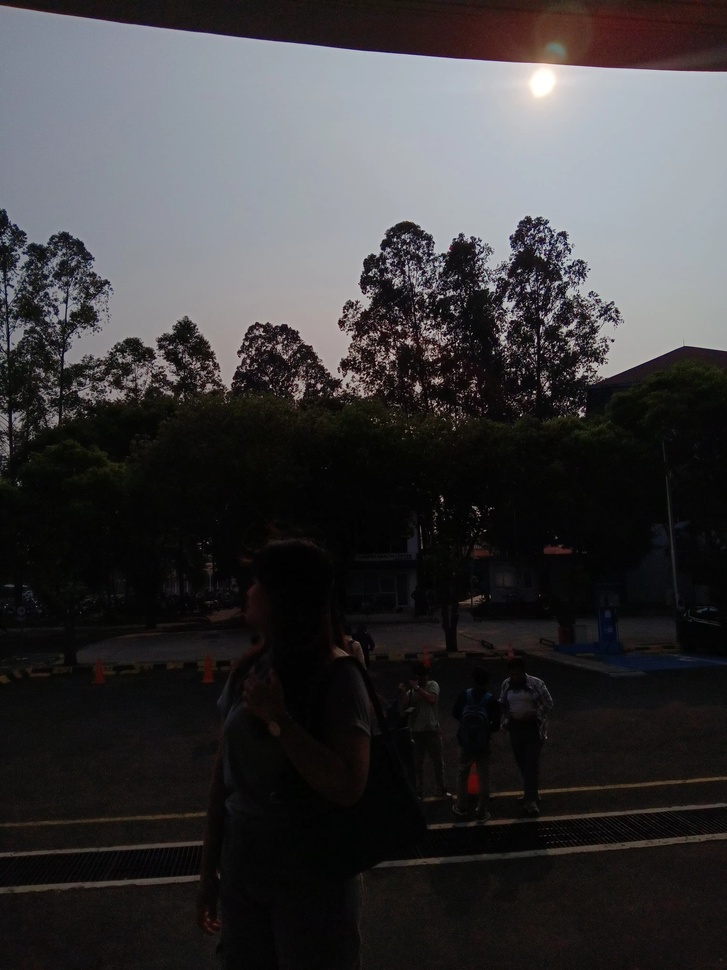
#> input picture Nomor 3.jpg, 727 x 970 px, shrunk from 3060 x 4080 before the run
$ jupyter execute 'UTS PRAKTIKUM No.3.ipynb'
#> lines starting #> are read from the running program, lines starting #| are printed output that depends on the picture
### Import Library

[cell 1]
import cv2
import matplotlib.pyplot as plt
import numpy as np
from PIL import Image

### Membaca Gambar

[cell 2]
img = cv2.imread('Nomor 3.jpg')
#> img is the input picture: shape (970, 727, 3); mean B, G, R 59.2, 57.7, 59

[cell 3]
img.shape
#> Out = (970, 727, 3)

[cell 4]
[baris, kolom] = img.shape[:2]
#> baris = 970; kolom = 727

### Convert BGR to RGB

[cell 5]
rgb = cv2.cvtColor(img, cv2.COLOR_BGR2RGB)

### Convert to GrayScale

[cell 6]
gray = cv2.cvtColor(img, cv2.COLOR_BGR2GRAY)

### Memperbaiki Gambar Backlight

[cell 7]
bright = cv2.convertScaleAbs(gray, alpha=1.5, beta=100)
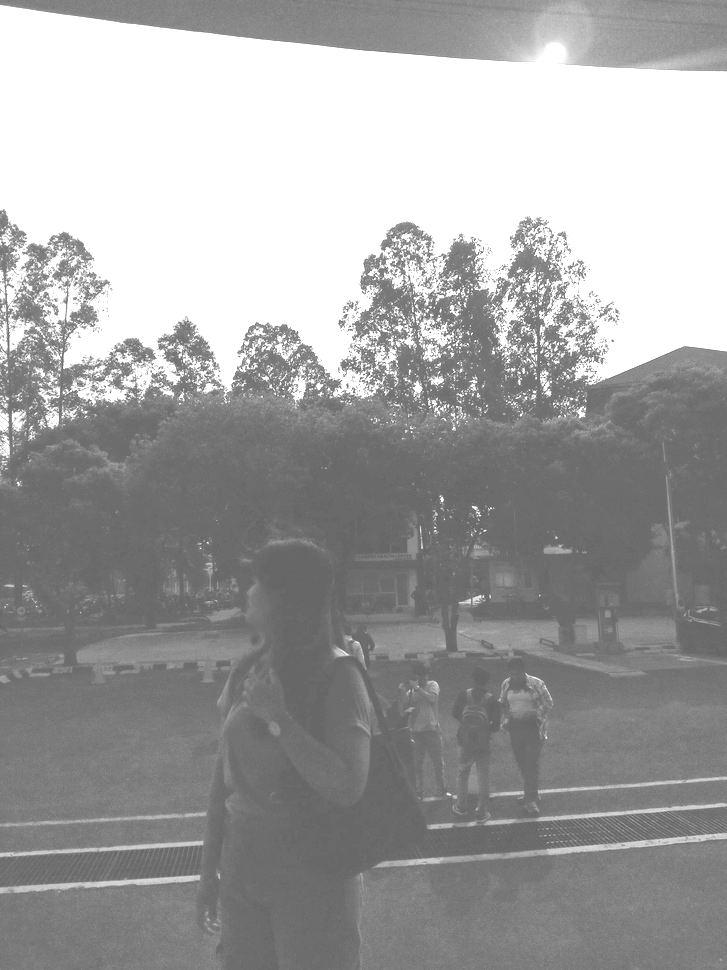
#> bright: shape (970, 727); min 100, max 255, mean 161.9

[cell 8]
contrast = cv2.convertScaleAbs(gray, alpha=2.0, beta=75)
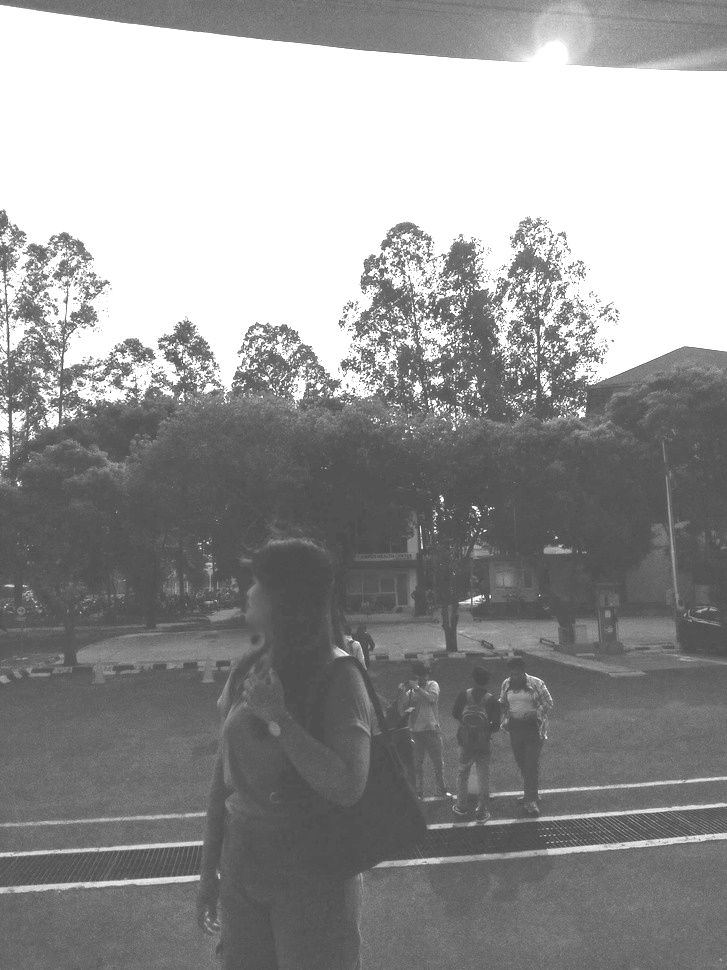
#> contrast: shape (970, 727); min 75, max 255, mean 150

[cell 9]
bright_contrast = cv2.convertScaleAbs(gray, alpha=2.0, beta=150)
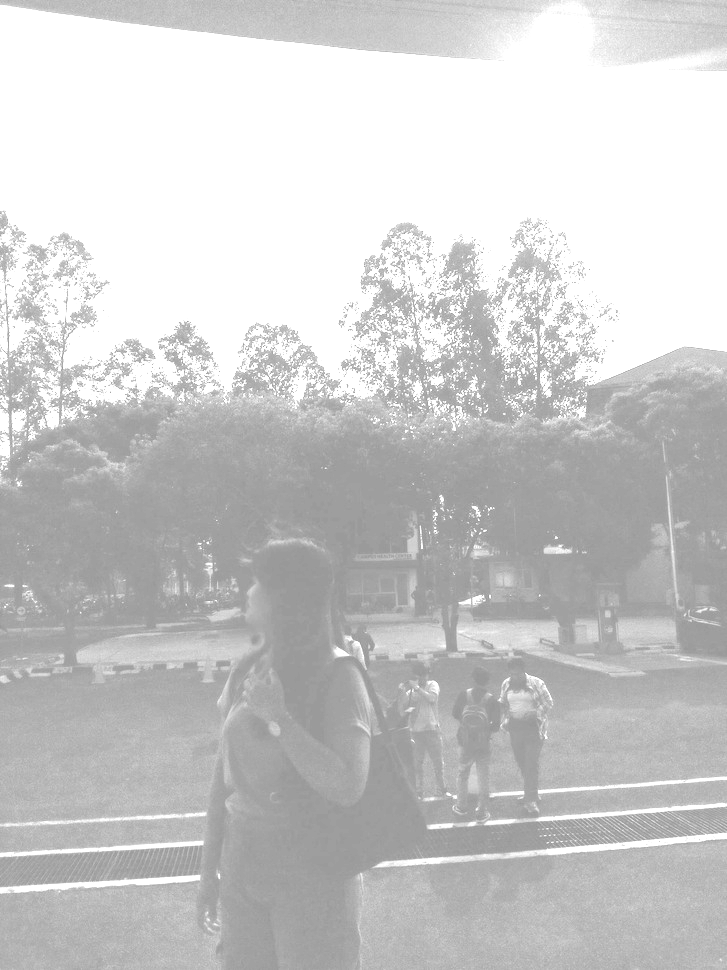
#> bright_contrast: shape (970, 727); min 150, max 255, mean 202.7

### Menampilkan Hasil

[cell 10]
titles = ['Gambar Asli', 'Gambar Gray', 'Gray yang Dicerahkan', 'Gray yang Diperkontras', 'Gambar yang Dipercerah dan Diperkontras']
images = [rgb, gray, bright, contrast, bright_contrast]

plt.figure(figsize=(14, 8))
for i in range(len(images)):
    plt.subplot(2, 3, i+1)
    if i == 0:
        plt.imshow(images[i])
    else:
        plt.imshow(images[i], cmap='gray')
    plt.title(titles[i])
    plt.axis('off')
#> this loop made 5 passes
plt.tight_layout()
plt.show()
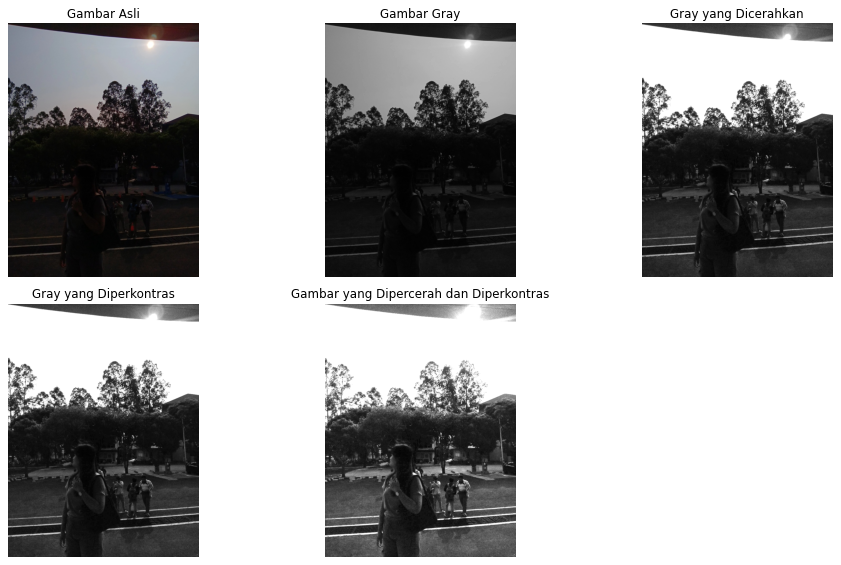
#> figure drawn by matplotlib, 5 panels

plt.figure(figsize=(14, 8))
for i in range(len(images)):
    plt.subplot(2, 3, i+1)

    if i == 0:
        for j, color in enumerate(['red', 'green', 'blue']):
            plt.hist(images[i][:,:,j].ravel(), bins=256, color=color, alpha=0.5, label=color)
        plt.title("Histogram Gambar Asli (RGB)")
        plt.legend()
    else:
        plt.hist(images[i].ravel(), bins=256, color='gray', alpha=0.7)
        plt.title(f"Histogram {titles[i]}")

    plt.xlabel('Intensitas')
    plt.ylabel('Jumlah Piksel')
    plt.xlim([0, 256])

plt.tight_layout()
plt.show()
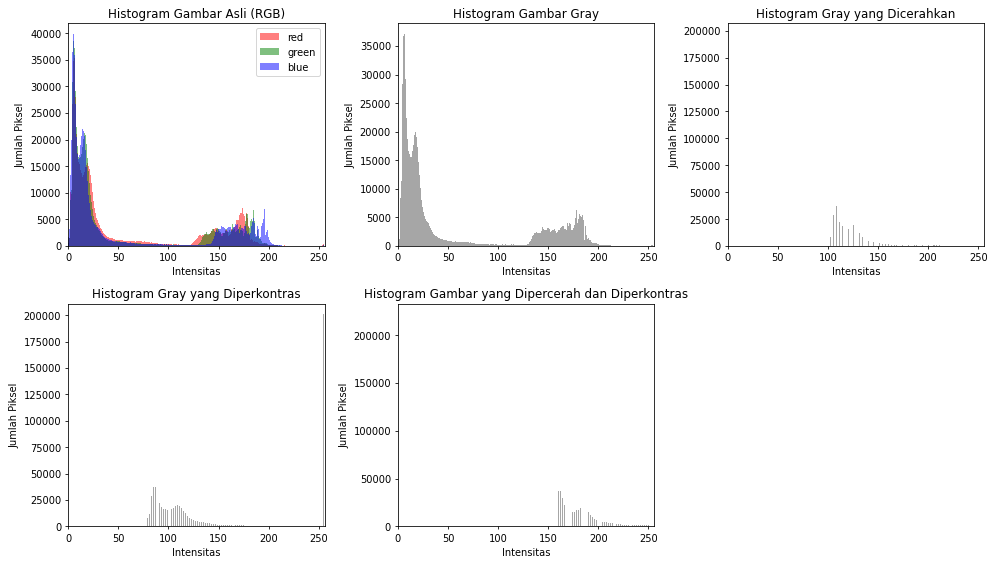
#> figure drawn by matplotlib, 5 panels; panel 1: tallest bar 35295 high, from x = 5.98 to 6.97; panel 1: tallest bar 38492 high, from x = 4.98 to 5.98; panel 1: tallest bar 39868 high, from x = 4.98 to 5.98; panel 2: tallest bar 37132 high, from x = 5.98 to 6.97

$ run again, with Rincian No.1 Dan 2.jpg copied over Nomor 3.jpg
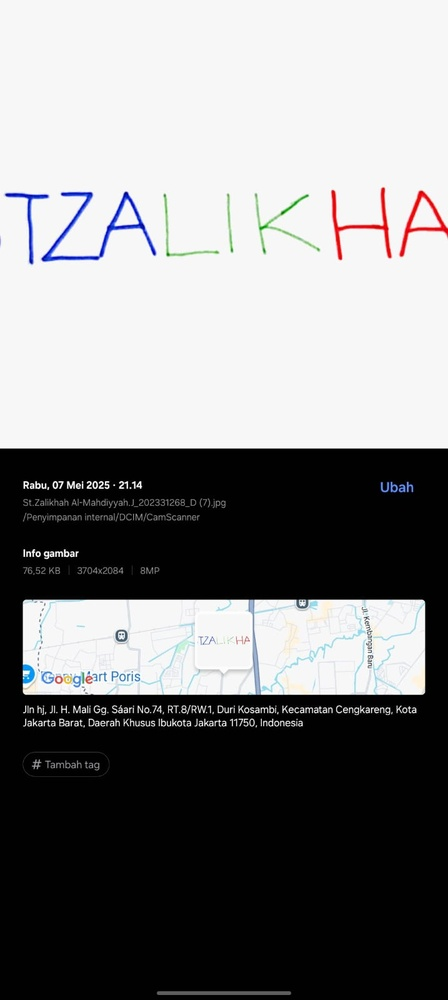
#> input picture Rincian No.1 Dan 2.jpg, 448 x 1000 px, shrunk from 717 x 1600 before the run
#> img is the input picture: shape (1000, 448, 3); mean B, G, R 132.6, 132.1, 132.1
#> `contrast = cv2.convertScaleAbs(gray, alpha=2.0, beta=75)`:
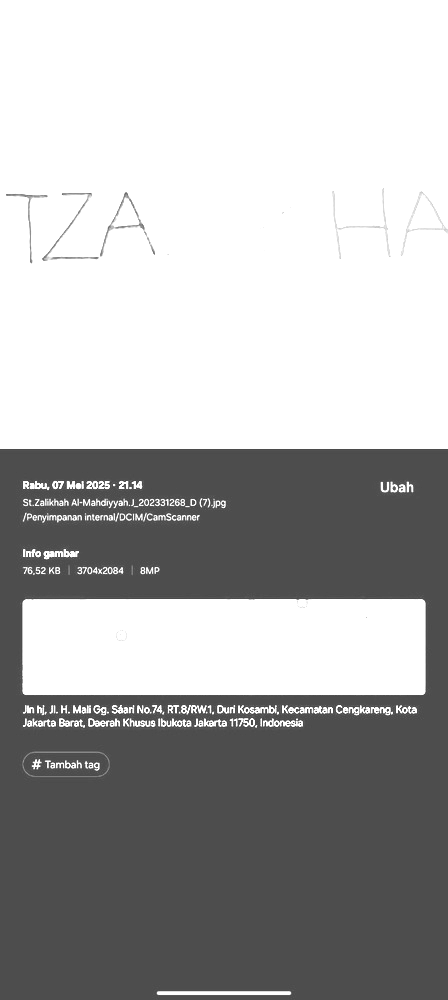
#> contrast: shape (1000, 448); min 75, max 255, mean 174.7
#> `bright_contrast = cv2.convertScaleAbs(gray, alpha=2.0, beta=150)`:
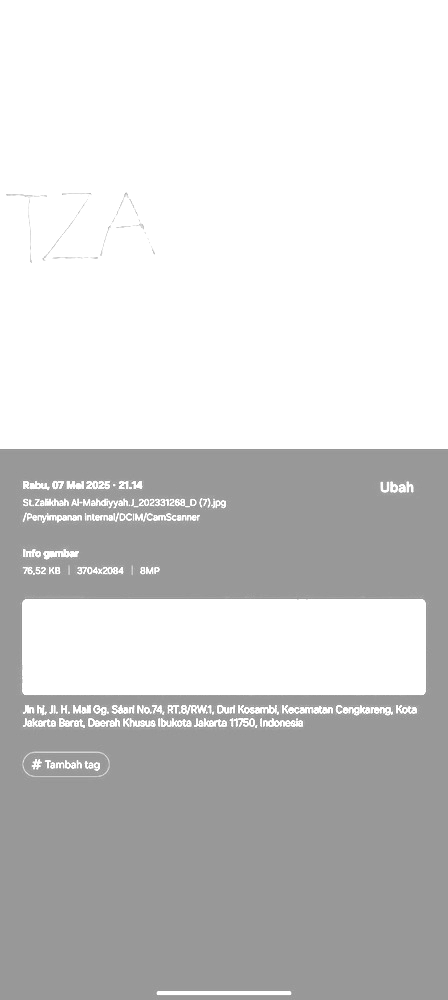
#> bright_contrast: shape (1000, 448); min 150, max 255, mean 208.9
#> the loop `for i in range(len(images)):` made 5 passes
